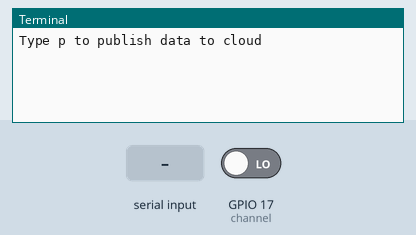
Recording of a program running on a simulated Raspberry Pi (BCM pin numbers). Shown: the last lines printed to the terminal. The test bench sets the inputs (shaded band); at power-on: GPIO 17 (channel) LOW. Threads take turns every 2 ms; the clock reads 2024-03-15 10:24:30 at power-on unless the program sets it.

Above: at 1.2 s.
1.3 s: GPIO 17 (channel) driven HIGH
At 1.9 s:
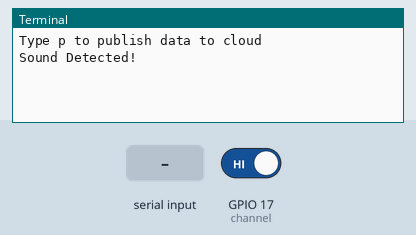
2.8 s: "p" typed at the terminal, then Enter
At 4.2 s:
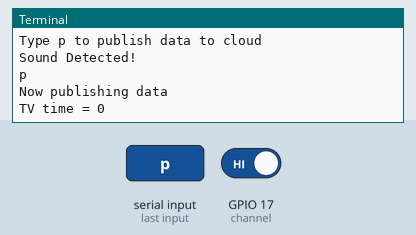
4.5 s: "1" typed at the terminal, then Enter
At 5.6 s:
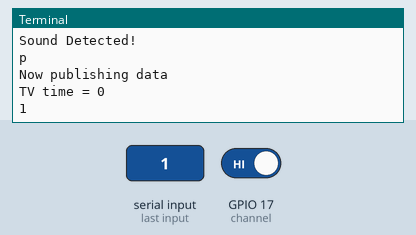

The program:

sound.py
```python
import RPi.GPIO as GPIO
import time
import threading

#GPIO SETUP
channel = 17
GPIO.setmode(GPIO.BCM)
GPIO.setup(channel, GPIO.IN)

#IP address: 192.168.0.44
#pi
#chinky@1991

#initialize variables
total_time = 0
start_time = 0
stop_time = 0
user_input = 0

#Thread for looking for user input
def take_input():
    global user_input
    while True:
	user_input = raw_input("")
    return

#timeout function for a 1 minute timer
def timeout():
	global total_time
	global start_time
	global stop_time
	stop_time = time.time() #set stop time as current time
	stop_time = stop_time-10 #account for 1 minute timer before setting stop time
	total_time = total_time + (stop_time - start_time)/3600 #calculate total time in hours
	print "TV time = " + str(total_time)
	#reset start and stop times
	start_time = 0
	stop_time = 0

#callback function for when GPIO pin 17 changes from low to high
def callback(channel):
	global total_time
	global start_time
	global stop_time
	global t
	if GPIO.input(channel): #if high
		if(not start_time): #check if there is already a start time
			start_time = time.time() #set start time to current time
			#create timer thread
			t = threading.Timer(10, timeout)
			t.start() #start 1 minute timer
		else:
			t.cancel() #cancel timer
			t = threading.Timer(10, timeout)
			t.start() #start 1 minute timer
		print "Sound Detected!"


#detect both rising and falling edges on Pin 17 and call callback on an event
GPIO.add_event_detect(channel, GPIO.RISING, callback = callback, bouncetime = 300)  # let us know when the pin goes HIGH or LOW, 300ms gap between callbacks

#start thread and type "p" to publish to cloud
print('Type p to publish data to cloud')
thread = threading.Thread(target = take_input)
thread.start()

# infinite loop
while True:
	if user_input != 0:
		if user_input == 'p':
			print "Now publishing data"
			print "TV time = " + str(total_time)
		user_input = 0
	else:
		time.sleep(1)
```

Measured:
- after the input at 1.3 s, the terminal: prints a new line at once (image 1)
- after the input at 2.8 s, the terminal: prints a new line at once (image 2)
- after the input at 4.5 s, the terminal: prints a new line at once (image 3)
